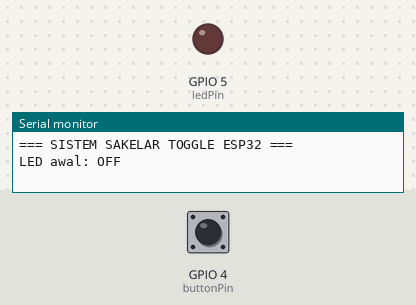
A sketch run on a simulated ESP32. On the bench: output pins drawn as LEDs (lit = HIGH), the last lines printed to the serial monitor. Inputs (shaded band) come from the test bench; at power-on: GPIO 4 (buttonPin) LOW.

Above: at 1.2 s.
1.3 s: GPIO 4 (buttonPin) pulled HIGH for 0.15 s
At 1.9 s:
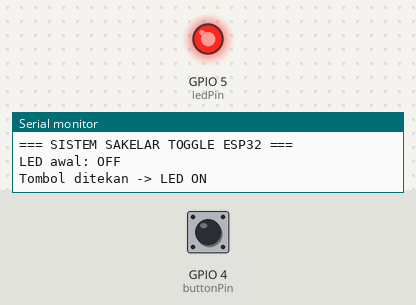
2.9 s: GPIO 4 (buttonPin) pulled HIGH for 1 s
At 4.2 s:
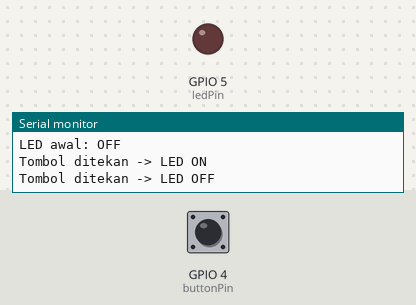
5.4 s: GPIO 4 (buttonPin) pulled HIGH for 3.2 s
At 6.1 s:
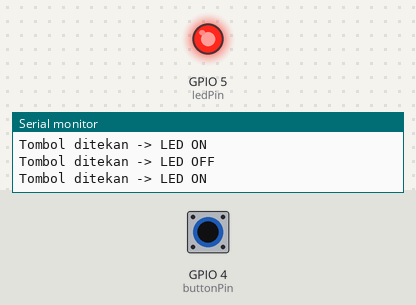
Timing chart, 0 to 8.4 s (numbered marks = the images above; inputs shaded):
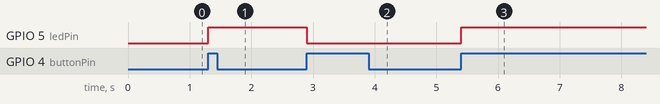

Measured:
- after the input at 1.3 s, GPIO 5 (ledPin): LOW → HIGH at once
- after the input at 2.9 s, GPIO 5 (ledPin): HIGH → LOW at once
- after the input at 5.4 s, GPIO 5 (ledPin): LOW → HIGH at once

The sketch:

sketch.ino
```cpp
const int buttonPin = 4;       // LED terhubung ke GPIO 4
const int ledPin = 5;    // Push button terhubung ke GPIO 5

bool ledState = false;

void setup() {
  Serial.begin(115200);

  pinMode(ledPin, OUTPUT);
  pinMode(buttonPin, INPUT);

  // Kondisi awal LED mati
  digitalWrite(ledPin, LOW);

  Serial.println("=== SISTEM SAKELAR TOGGLE ESP32 ===");
  Serial.println("LED awal: OFF");
}

void loop() {
  int buttonState = digitalRead(buttonPin);

  // Jika tombol ditekan
  if (buttonState == HIGH) {

    // Mengubah kondisi LED
    ledState = !ledState;

    digitalWrite(ledPin, ledState);

    if (ledState) {
      Serial.println("Tombol ditekan -> LED ON");
    } else {
      Serial.println("Tombol ditekan -> LED OFF");
    }

    // Debounce untuk mencegah satu tekanan
    // terbaca berkali-kali
    delay(200);

    // Menunggu tombol dilepas
    while (digitalRead(buttonPin) == HIGH) {
      delay(10);
    }
  }
}
```
